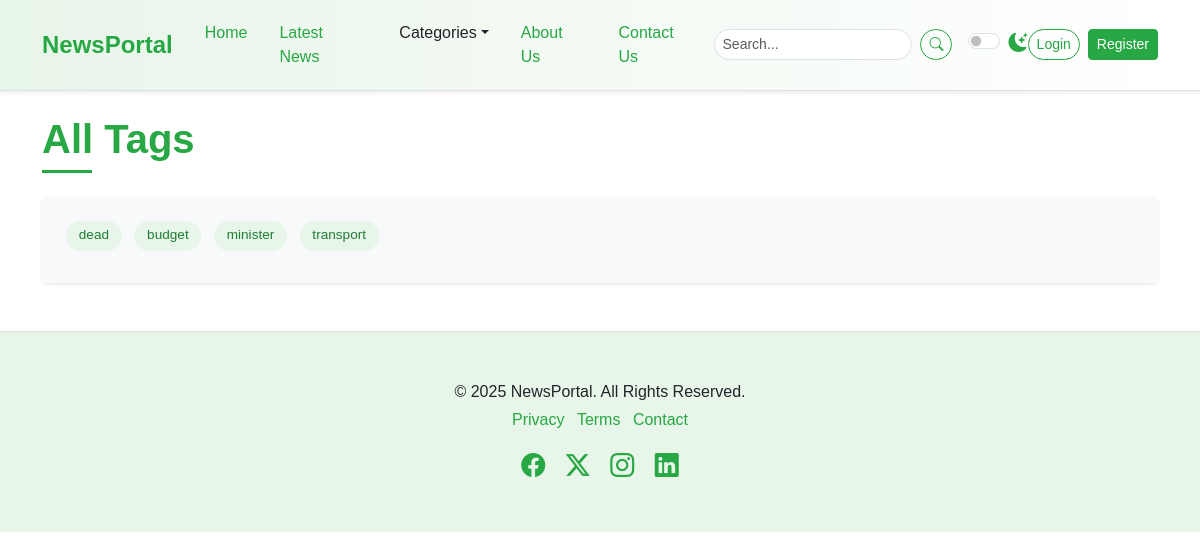
Before: /tag-list/ with the older database file.
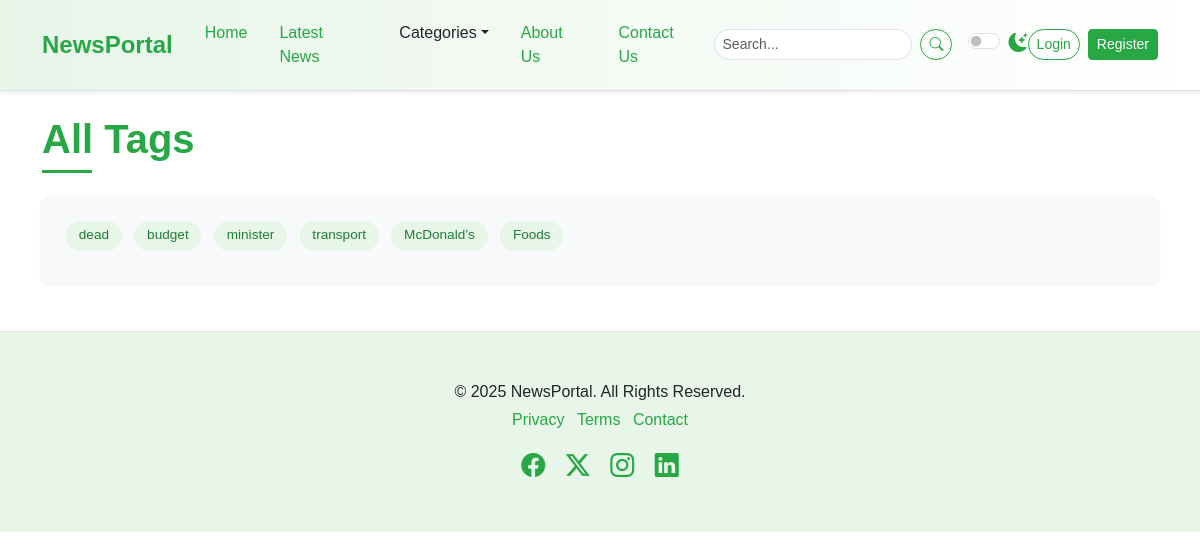
After: the same page with the newer database file.
### newspaper/models.py (models this page shows, shortened)
class TimeStampModel(models.Model):
    created_at = models.DateTimeField(auto_now_add=True)
    updated_at = models.DateTimeField(auto_now=True)
    class Meta:
        abstract = True  # Don't create table in DB

class Tag(TimeStampModel):
    name = models.CharField(max_length=100)

### newspaper/views.py (the view)
# urls.py: path("tag-list/", views.TagListView.as_view(), name="tag-list"),
class TagListView(ListView):
    model = Tag
    template_name = "newsportal/tags.html"
    context_object_name = "tags"

### newspaper/navbar.py (called while the page is built)
def navigation(request):
    categories = Category.objects.all()[:4]
    return {"categories": categories}

### templates/newsportal/tags.html
{% extends "newsportal/base.html" %} {% block content %}
<div class="container mt-4 mb-5">
    <h1 class="mb-4 section-title"><span>All Tags</span></h1>
    <div class="p-4 rounded bg-light shadow-sm tag-cloud-container">
        <div class="article-tags">
            {% for tag in tags %}
            <a href="tag.html">{{ tag.name }}</a>
            {% endfor %}
        </div>
    </div>
</div>
{% endblock content %}

Changed rows visible on the page:
added Tag: name "McDonald’s"
added Tag: name "Foods"
